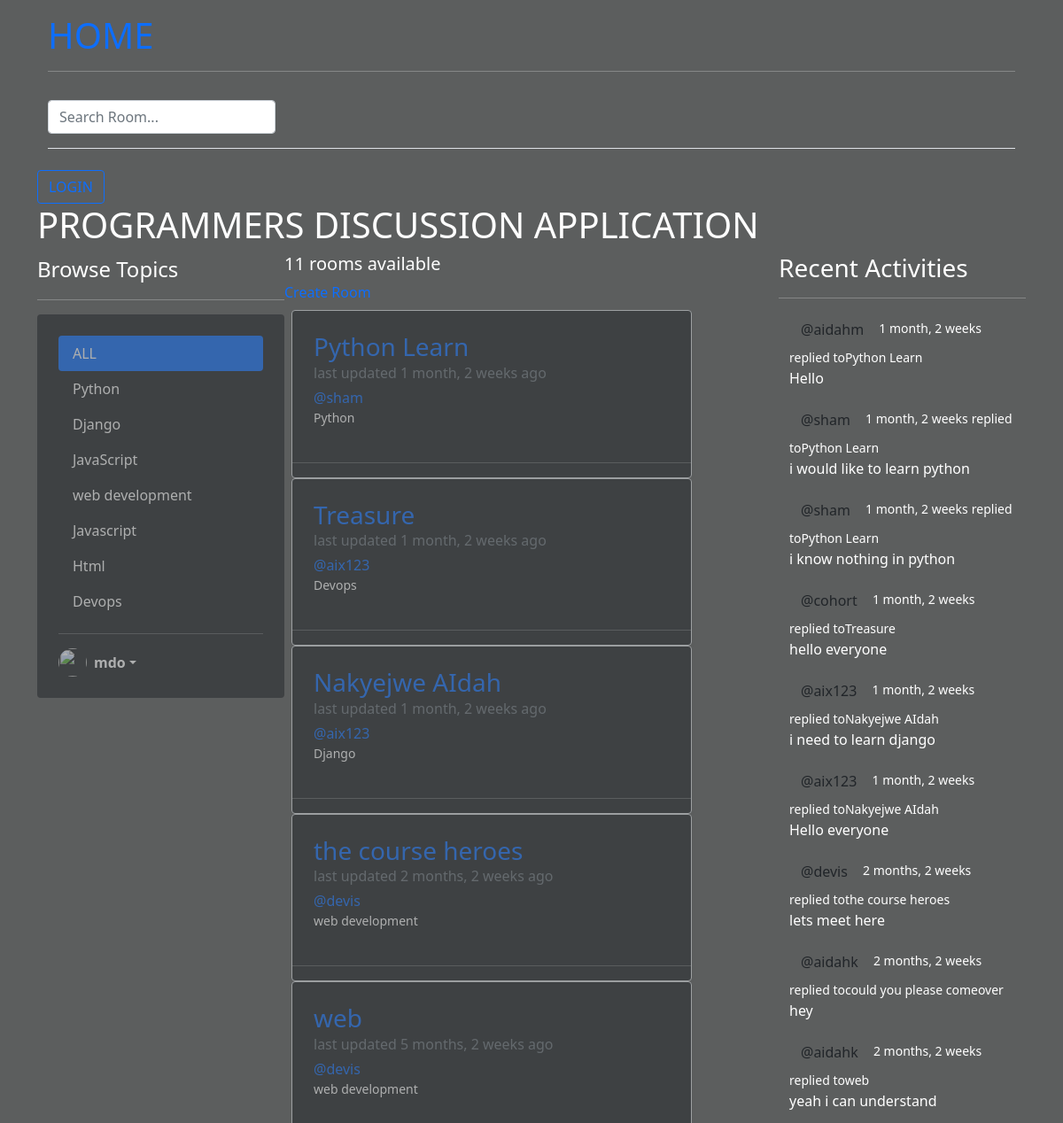
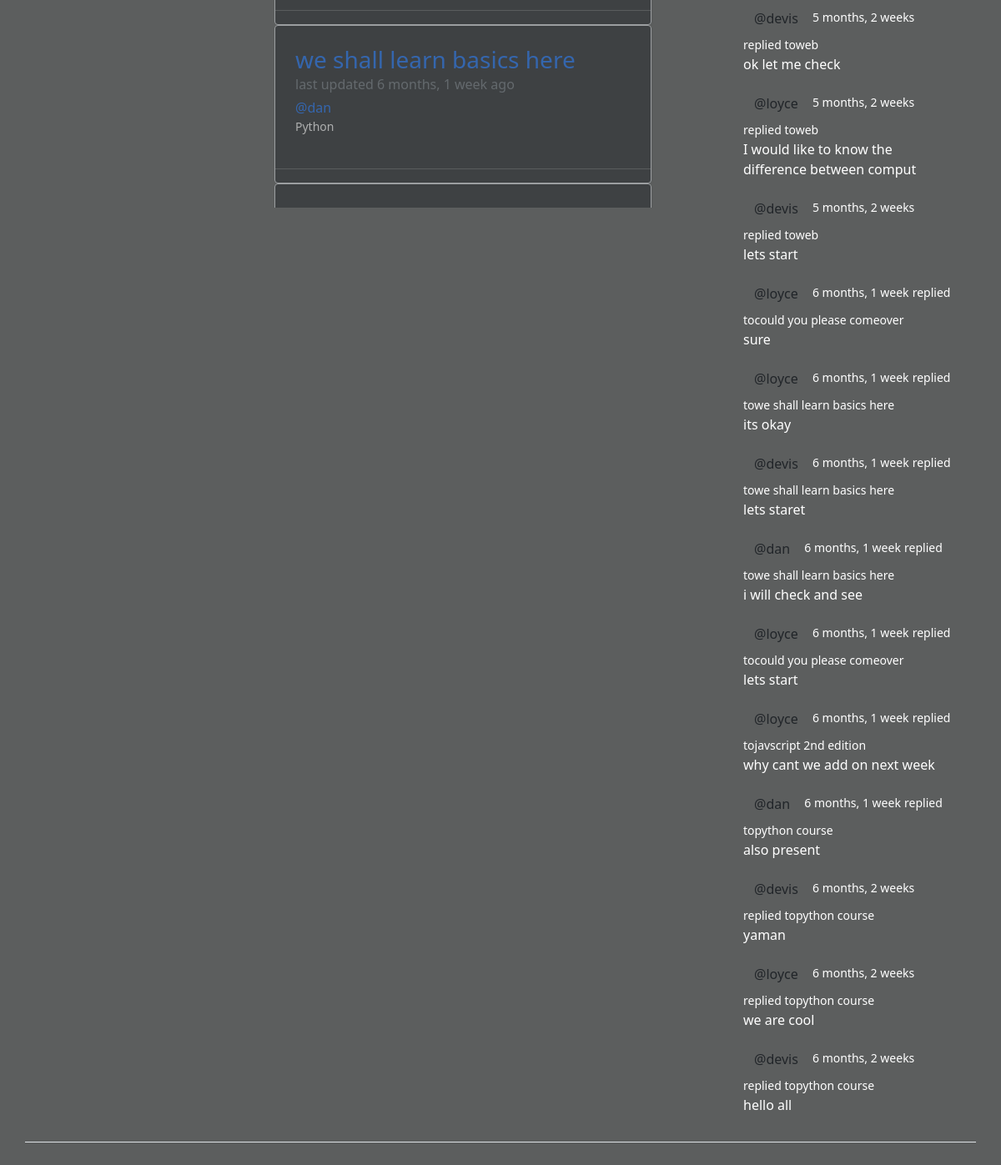
The page / on the database its author committed (2 pictures, top to bottom).
### prog/models.py (models this page shows, shortened)
class Topic(models.Model):
    name = models.CharField(max_length=200)

class Room(models.Model):
    host =models.ForeignKey(User, on_delete=models.SET_NULL, null=True)
    topic = models.ForeignKey(Topic, on_delete=models.SET_NULL, null=True)
    name = models.CharField(max_length=200)
    description = models.TextField(null=True, blank=True)
    participants = models.ManyToManyField(User, related_name='participants', blank=True)
    updated = models.DateTimeField(auto_now=True)
    created = models.DateTimeField(auto_now_add=True)
    def __str__(self):
        return self.name
    class Meta:
        ordering = ['-updated','-created']

class Message(models.Model):
    user = models.ForeignKey(User, on_delete=models.CASCADE)
    room = models.ForeignKey(Room, on_delete=models.CASCADE)
    body = models.TextField()
    updated = models.DateTimeField(auto_now=True)
    created = models.DateTimeField(auto_now_add=True)
    def __str__(self):
        return self.body[:50]
    class Meta:
        ordering = ['-updated','-created']

### prog/views.py (the view)
# urls.py: 2. Add a URL to urlpatterns:  path('', views.home, name='home')
def home(request):
    q = request.GET.get('q') if request.GET.get('q') != None else ''
    rooms = Room.objects.filter(Q(topic__name__icontains=q)|
                                Q(name__icontains=q)|
                                Q(description__icontains=q))
    room_count = rooms.count()
    topics=Topic.objects.all()
    room_message=Message.objects.filter(Q(room__topic__name__icontains=q))
    context={'rooms':rooms,'topics':topics,'room_count':room_count, 'room_message':room_message}
    return render(request, 'prog/home.html', context)

### prog/templates/prog/home.html
{% extends 'main.html' %}
{% block content %}
<h1>PROGRAMMERS DISCUSSION APPLICATION</h1>
<div class="home-container d-flex">
    <div class="col-md-3">
        {% include 'prog/topic_component.html' %}
    </div>
    <div class="col-md-6">
        <h5>{{room_count}} rooms available</h5>
        <a href="{% url 'create-room' %}">Create Room</a>
       {%include 'prog/feed_component.html'%}
    </div>
    <div class="col-md-3">
        {% include 'prog/activity_component.html' %}
    </div>
</div>
{% endblock %}

### prog/templates/prog/topic_component.html (shortened to what this page needs)
<span class="fs-4">Browse Topics</span>
<hr>
<div class="col-12 d-flex flex-column rounded text-white bg-dark p-4">
    <ul class=" feed-comp nav nav-pills flex-column mb-auto">
        <li class="nav-item">
        <a href="{% url 'home'%}" class="nav-link active" aria-current="page">
            ALL
        </a>
        </li>
        {% for topic in topics %}
        <li>
        <a href="{% url 'home'%}?q={{topic.name}}" class="nav-link text-white">
            {{topic.name}}
        </a>
        </li>
        {% endfor %}
    </ul>
    <hr>
    <div class="dropdown">
        <a href="#" class="d-flex align-items-center text-white text-decoration-none dropdown-toggle" id="dropdownUser1" data-bs-toggle="dropdown" aria-expanded="false">
        <img src="https://github.com/mdo.png" alt="" width="32" height="32" class="rounded-circle me-2">
        <strong>mdo</strong>
        </a>
    </div>
</div>

### prog/templates/prog/feed_component.html (shortened to what this page needs)
<div class="feed-comp m-2">
  {% for room in rooms%}
    <div class="feed col-md-10">
      <div class=" align-items-center border rounded overflow-hidden shadow-sm h-md-250 bg-dark">
        <div class="col p-4 d-flex flex-column rounded">
          <h3 class="mb-0"><a href="{% url 'room' room.id %}">{{room.name}}</a></h3>
          <div class="mb-1 text-muted">last updated {{room.updated|timesince}} ago</div>
          <p class="mb-auto"><a href="{% url 'profile' room.host.id%}">@{{room.host.username}}</a></p>
          <small>{{room.topic.name}}</small>
        </div>
        <hr>
      </div>
    </div>
    {% endfor %}
  </div>

### prog/templates/prog/activity_component.html (shortened to what this page needs)
<h3>Recent Activities</h3>
        <hr>
        {% for message in room_message %}
        <div>
                <div class="container">
                    <small><a href="{% url 'profile' message.user.id %}" class="btn">@{{message.user}}</a></small>
                   <small> {{message.created|timesince}}</small>
                    <small>replied to{{message.room}}</small>
                    <p>{{message}}</p>
                </div>
        </div>
        {% endfor %}

### static/styles/main.css (style rules this page uses)
body { background-color:rgba(86, 88, 88, 0.959) !important; color: #fff; }
.bg-dark { opacity: 0.5 !important; }
a { text-decoration: none!important; }

### prog/templates/prog/topic_component.html (style rules this page uses)
.feed-comp { height:200%; overflow-y: scroll; }

### prog/templates/prog/feed_component.html (style rules this page uses)
.feed-comp { height:50%; overflow-y: scroll; }

### rows shown on the page
Topic: name "Python"
Topic: name "Django"
Topic: name "JavaScript"
Topic: name "web development"
Topic: name "Javascript"
Topic: name "Html"
Topic: name "Devops"
Room: name "Python Learn", updated "1 month, 2 weeks", host.username "sham", topic.name "Python"
Room: name "Treasure", updated "1 month, 2 weeks", host.username "aix123", topic.name "Devops"
Room: name "Nakyejwe AIdah", updated "1 month, 2 weeks", host.username "aix123", topic.name "Django"
Room: name "the course heroes", updated "2 months, 2 weeks", host.username "devis", topic.name "web development"
Room: name "web", updated "5 months, 2 weeks", host.username "devis", topic.name "web development"
Room: name "we shall learn basics here", updated "6 months, 1 week", host.username "dan", topic.name "Python"
Message: user "aidahm", created "1 month, 2 weeks", room "Python Learn", body "Hello"
Message: user "sham", created "1 month, 2 weeks", room "Python Learn", body "i would like to learn python"
Message: user "sham", created "1 month, 2 weeks", room "Python Learn", body "i know nothing in python"
Message: user "cohort", created "1 month, 2 weeks", room "Treasure", body "hello everyone"
Message: user "aix123", created "1 month, 2 weeks", room "Nakyejwe AIdah", body "i need to learn django"
Message: user "aix123", created "1 month, 2 weeks", room "Nakyejwe AIdah", body "Hello everyone"
Message: user "devis", created "2 months, 2 weeks", room "the course heroes", body "lets meet here"
Message: user "aidahk", created "2 months, 2 weeks", room "could you please comeover", body "hey"
Message: user "aidahk", created "2 months, 2 weeks", room "web", body "yeah i can understand"
Message: user "devis", created "5 months, 2 weeks", room "web", body "ok let me check"
Message: user "loyce", created "5 months, 2 weeks", room "web", body "I would like to know the difference between comput"
Message: user "devis", created "5 months, 2 weeks", room "web", body "lets start"
Message: user "loyce", created "6 months, 1 week", room "could you please comeover", body "sure"
Message: user "loyce", created "6 months, 1 week", room "we shall learn basics here", body "its okay"
Message: user "devis", created "6 months, 1 week", room "we shall learn basics here", body "lets staret"
Message: user "dan", created "6 months, 1 week", room "we shall learn basics here", body "i will check and see"
Message: user "loyce", created "6 months, 1 week", room "could you please comeover", body "lets start"
Message: user "loyce", created "6 months, 1 week", room "javscript 2nd edition", body "why cant we add on next week"
Message: user "dan", created "6 months, 1 week", room "python course", body "also present"
Message: user "devis", created "6 months, 2 weeks", room "python course", body "yaman"
Message: user "loyce", created "6 months, 2 weeks", room "python course", body "we are cool"
Message: user "devis", created "6 months, 2 weeks", room "python course", body "hello all"

### other values the page prints
{{ room_count }} "11"
